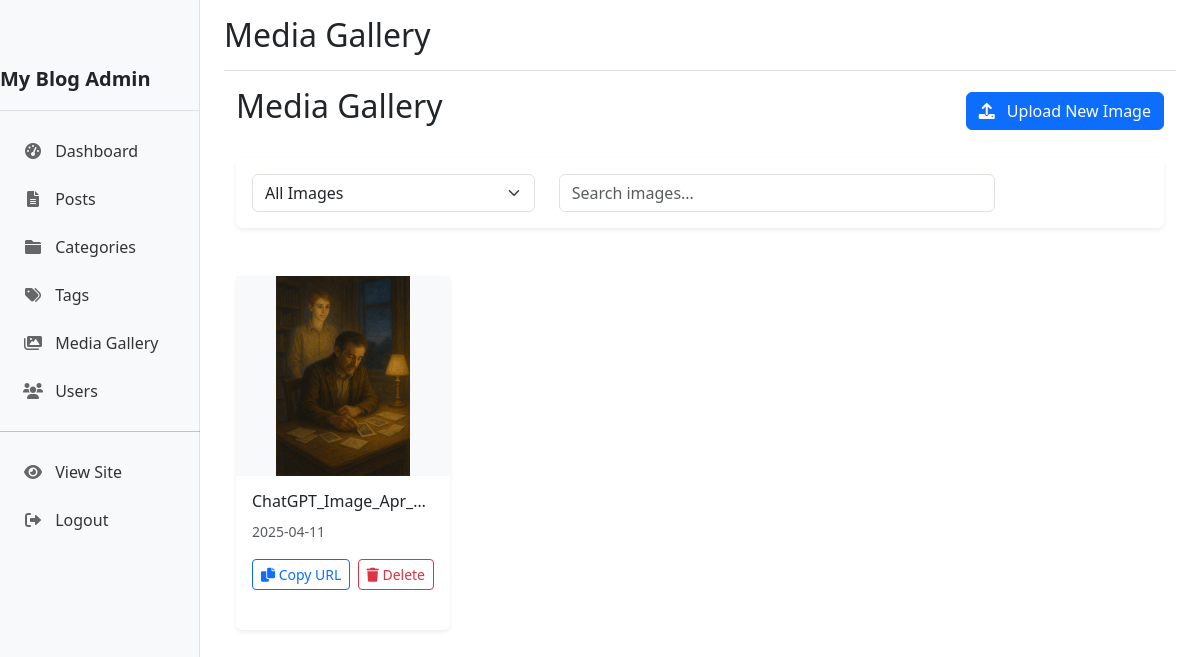
Screenshot of /admin/media (signed in) with the database file from the repository.
### models.py (models this page shows, shortened)
class Media(db.Model):
    id = db.Column(db.Integer, primary_key=True)
    filename = db.Column(db.String(255), nullable=False)
    filepath = db.Column(db.String(255), nullable=False, unique=True)
    filetype = db.Column(db.String(50), nullable=False)  # image/pdf/etc
    filesize = db.Column(db.Integer, nullable=False)  # size in bytes
    alt_text = db.Column(db.String(255))
    uploaded_by = db.Column(db.Integer, db.ForeignKey('user.id'))
    created_at = db.Column(db.DateTime, default=datetime.utcnow)
    uploader = db.relationship('User', backref='media_uploads')

### routes.py (the view)
    @login_required
    def decorated_function(*args, **kwargs):
        if not current_user.is_admin:
            abort(403)  # Forbidden
        return f(*args, **kwargs)

### forms.py
class MediaForm(FlaskForm):
    image = FileField('Image File', validators=[
        FileRequired(),
        FileAllowed(['jpg', 'jpeg', 'png', 'gif'], 'Images only!')
    ])
    image_type = SelectField('Image Type', choices=[
        ('featured', 'Featured Image'),
        ('content', 'Content Image')
    ], validators=[DataRequired()])
    alt_text = StringField('Alt Text', validators=[Length(max=255)])
    submit = SubmitField('Upload Image')

### app.py (called while the page is built)
@app.after_request
def add_cache_control(response):
    if request.path.startswith('/static'):
        if 'css' in request.path or 'js' in request.path:
            response.cache_control.max_age = 31536000
        elif 'img' in request.path or 'uploads' in request.path:
            response.cache_control.max_age = 604800
    return response

@app.context_processor
def inject_globals():
    categories = Category.query.all()
    popular_tags = Tag.query.join(Tag.posts).group_by(Tag.id).order_by(func.count().desc()).limit(10).all()
    recent_posts = Post.query.filter_by(published=True).order_by(Post.created_at.desc()).limit(5).all()
    current_year = datetime.now().year
    return {
        'categories': categories,
        'popular_tags': popular_tags,
        'recent_posts': recent_posts,
        'current_year': current_year
    }

### models.py (called while the page is built)
@login_manager.user_loader
def load_user(user_id):
    return User.query.get(int(user_id))

### routes.py (called while the page is built)
def admin_required(f):
    @login_required
    def decorated_function(*args, **kwargs):
        if not current_user.is_admin:
            abort(403)  # Forbidden
        return f(*args, **kwargs)
    decorated_function.__name__ = f.__name__
    return decorated_function

@app.route('/admin/media')
@admin_required
def admin_media():
    media_files = Media.query.order_by(Media.created_at.desc()).all()
    form = MediaForm()
    images = []
    for media in media_files:
        image_type = 'content'  # default
        if 'featured' in media.filepath:
            image_type = 'featured'
        images.append({
            'id': media.id,
            'filename': media.filename,
            'path': media.filepath,
            'type': image_type,
            'date_uploaded': media.created_at
        })
    return render_template('admin/media.html', title='Media Gallery', images=images, form=form)

### app/templates/admin/media.html (shortened to what this page needs)
{% extends "admin/layout.html" %}
{% block content %}
<div class="container-fluid">
    <div class="row mb-4">
        <div class="col">
            <div class="d-flex justify-content-between align-items-center">
                <h2>Media Gallery</h2>
                <div>
                    <button type="button" class="btn btn-primary" data-bs-toggle="modal" data-bs-target="#uploadImageModal">
                        <i class="fas fa-upload me-2"></i> Upload New Image
                    </button>
                </div>
            </div>
        </div>
    </div>
    <div class="row mb-4">
        <div class="col">
            <div class="card">
                <div class="card-body">
                    <div class="row">
                        <div class="col-md-4">
                            <select class="form-select" id="imageType">
                                <option value="all" selected>All Images</option>
                            </select>
                        </div>
                        <div class="col-md-6">
                            <input type="text" class="form-control" id="imageSearch" placeholder="Search images...">
                        </div>
                    </div>
                </div>
            </div>
        </div>
    </div>
    <div class="row" id="mediaGallery">
        {% if images %}
            {% for image in images %}
            <div class="col-md-3 mb-4 image-card" data-image-type="{{ image.type }}">
                <div class="card h-100">
                    <div class="image-container">
                        <img src="{{ url_for('static', filename=image.path) }}" class="card-img-top" alt="Media image">
                    </div>
                    <div class="card-body">
                        <h6 class="card-title text-truncate">{{ image.filename }}</h6>
                        <p class="card-text"><small class="text-muted">{{ image.date_uploaded.strftime('%Y-%m-%d') }}</small></p>
                        <div class="d-flex justify-content-between">
                            <button class="btn btn-sm btn-outline-primary copy-btn" data-image-path="{{ url_for('static', filename=image.path, _external=True) }}">
                                <i class="fas fa-copy"></i> Copy URL
                            </button>
                            <button class="btn btn-sm btn-outline-danger delete-btn" data-image-id="{{ image.id }}">
                                <i class="fas fa-trash"></i> Delete
                            </button>
                        </div>
                    </div>
                </div>
            </div>
            {% endfor %}
        {% else %}
            <div class="col-12">
                <div class="alert alert-info">
                    No images found. Upload some images to get started.
                </div>
            </div>
        {% endif %}
    </div>
</div>
{% endblock %}

### app/static/css/admin.css (style rules this page uses)
.card { border: none; box-shadow: 0 0.125rem 0.25rem rgba(0, 0, 0, 0.075); margin-bottom: 1.5rem; transition: transform 0.3s ease, box-shadow 0.3s ease; }

### app/templates/admin/media.html (style rules this page uses)
.image-container { height: 200px; overflow: hidden; display: flex; align-items: center; justify-content: center; background-color: #f8f9fa; }
.image-container img { max-height: 100%; object-fit: contain; }

### rows the page displays
Media: filepath (picture), filename "ChatGPT_Image_Apr_…", date_uploaded "2025-04-11"

### other values shown
{{ title }} "Media Gallery"
